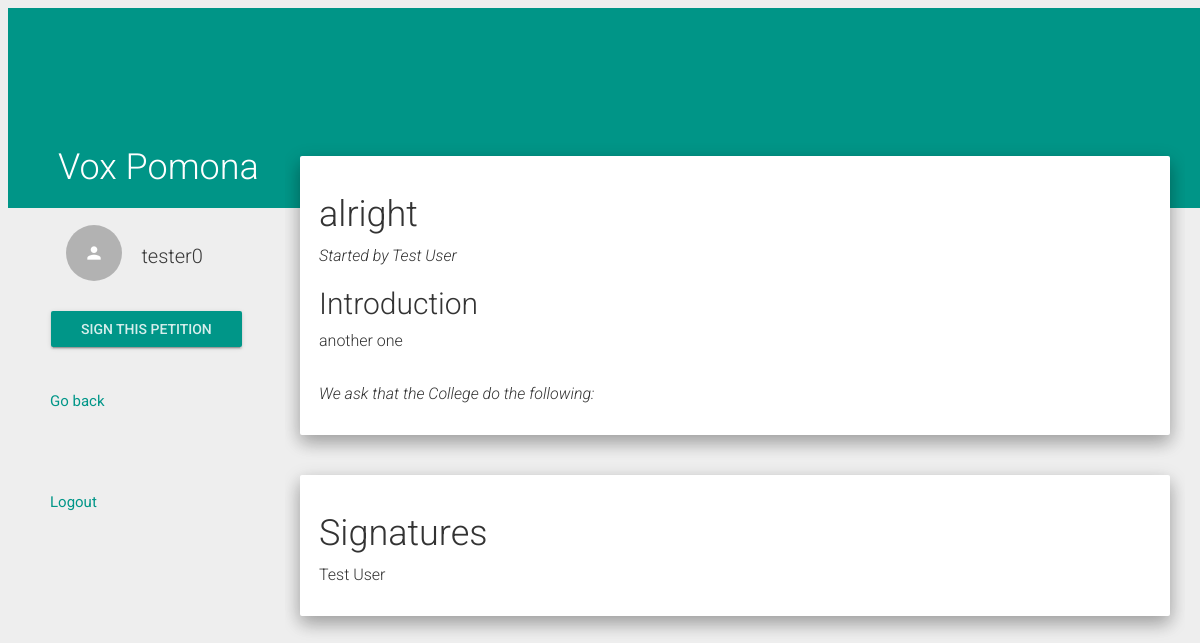
Page /view_petition/4/ (signed in) on the committed database.
### VoxPomona/models.py (models this page shows, shortened)
class UserInfo(models.Model):
    email = models.EmailField(max_length = 100, unique = True)
    name = models.CharField(max_length = 100)
    USER_TYPE = (('STU','Student'), ('STA','Staff'),('FAC','Faculty'))
    user_type = models.CharField(max_length = 3, choices = USER_TYPE, default = 'STU')
    user = models.OneToOneField(settings.AUTH_USER_MODEL, related_name = "UserInfo", on_delete = models.CASCADE)
    def __str__(self):
        return (self.email)

class Petition(models.Model):
    userID = models.ForeignKey(UserInfo, to_field = 'email', on_delete = models.CASCADE)
    petitionID = models.AutoField(primary_key = True)
    ACADEMICS = 'AC'
    ADMINISTRATIVE_ACTION = 'AA'
    CAMPUS_FACILITIES = 'CF'
    COLLEGE_POLICY = 'CP'
    DINING_HALLS = 'DH'
    EXTRACURRICULAR_ACTIVITIES = 'EA'
    RESIDENCE_HALLS = 'RH'
    OTHER = 'OT'
    PETITION_CATEGORY_CHOICES = (
        (ACADEMICS,'Academics'),
        (ADMINISTRATIVE_ACTION, 'Administrative Action'),
        (CAMPUS_FACILITIES, 'CF'),
        (COLLEGE_POLICY, 'CP'),
        (DINING_HALLS, 'Dining Halls'),
        (EXTRACURRICULAR_ACTIVITIES, 'Extracurricular Activities'),
        (RESIDENCE_HALLS, 'Residence Halls'),
        (OTHER,'Other'),
        )
    category = models.CharField(
        max_length = 2,
        choices = PETITION_CATEGORY_CHOICES,
        default = ACADEMICS,
        )
    open_time = models.DateField()
    close_time = models.DateField()
    threshold = 10
    title = models.CharField(max_length = 50, default = "New Petition")
    summary = models.CharField(max_length = 1000, default = "A Petition")
    PERM_CHOICES = (('1','view'),('2','view, sign'),('3','view, sign, comment'),
        ('4','view, sign, comment, propose changes'),
        ('5','view, sign, comment, propose changes, modify'))
    stu_permission = models.CharField(max_length = 1, choices = PERM_CHOICES, default = 3)
    staff_permission = models.CharField(max_length = 1, choices = PERM_CHOICES, default = 3)
    faculty_permission = models.CharField(max_length = 1, choices = PERM_CHOICES, default = 3)
    finalized = models.BooleanField()
    def get_creator_name(self):
        creator = self.userID
        user = UserInfo.objects.get(email=creator)
        return user.name
    def get_signatures(self):
        return Sign.objects.filter(petitionID=self.petitionID)

class Sign(models.Model):
    userID = models.ForeignKey(UserInfo, to_field = 'email', on_delete=models.CASCADE)
    petitionID = models.ForeignKey(Petition) #on-delete???
    time = models.DateTimeField()
    def get_name(self):
        return UserInfo.objects.get(email=self.userID).name
    class Meta:
        unique_together = ("userID","petitionID")

### VoxPomona/views.py (the view, shortened to what this page needs)
# urls.py: url(r'^view_petition/([0-9]+)/$', views.view_petition_view, name='view_petition'),
@login_required
def view_petition_view(request,pid):
    user_info = request.user.UserInfo
    this_petition = Petition.objects.get(petitionID=pid)
    pet_clauses = Clause.objects.filter(petitionID=this_petition.petitionID).order_by('index')
    user_type = request.user.UserInfo.user_type
    if user_type == 'STU':
        user_perm = this_petition.stu_permission
    elif user_type =='FAC':
        user_perm = this_petition.faculty_permission
    else:
        user_perm = this_petition.staff_permission
    sign_status = Sign.objects.filter(userID=user_info, petitionID=this_petition).exists()
    is_owner = this_petition.userID == user_info
    if (request.GET.get('delete_btn')):
        this_petition.delete()
        return redirect('/home')
    petDict = {
       'petition' : this_petition, \
       'clauses' : pet_clauses, \
       'user_perm' : int(user_perm), \
       'sign_status': sign_status, \
       'is_owner' : is_owner
    }
    return render(request,'view_petition.html',petDict)

### VoxPomona/templates/view_petition.html (shortened to what this page needs)
{% extends 'base.html' %}
{% load staticfiles %}
{% block content %}
<nav class="col-xs-3 menu">
  <div class="user_menu">
    <a href="/profile"><div class="list-group withripple">
      <div class="list-group-item">
        <div class="row-action-primary">
          <i class="material-icons">person</i>
        </div>
        <div class="row-content">
          <h4 class="list-group-item-heading ">{{ user.UserInfo.name }}</h4>
        </div>
      </div>
    </div></a>
    <div class="btn-group-vertical">
      {% if sign_status %}
        <form action="#" method="get">
          <input type="submit" class="btn btn-raised btn-primary" value="Revoke Signature" name="revoke_btn">
        </form>
      {% elif user_perm > 1 %}
        <form action="#" method="get">
          <input type="submit" class="btn btn-raised btn-primary" value="Sign This Petition" name="sign_btn">
        </form>
      {% endif %}
    </div>
  </div>
  <ul>
    <a href="/home"><li class="withripple" data-target="#about">Go back</li></a>
    <li></li>
    <a href="/logout/"><li class="withripple">Logout</li></a>
  </ul>
</nav>
<div class="pages col-xs-9">
	<div class ="well">
    <h1>{{ petition.title }}</h1>
    <p><em>Started by {{ petition.get_creator_name }}</em></p>
    <h2> Introduction </h2>
    <p>{{ petition.summary }}</p>
    <br />
    <p><em>We ask that the College do the following:</em></p>
  </div>
  <br />
  <div class ="well">
    <h1>Signatures</h1>
    {% for sig in petition.get_signatures %}
      <p>{{sig.get_name}}</p>
    {% endfor %}
  </div>
</div>
{% endblock %}

### VoxPomona/static/css/base.css (style rules this page uses)
* { box-sizing: border-box; }
.menu { overflow: auto; padding: 0; top: 225px; position: fixed; width: 22.5%; }
.menu, .menu * { -webkit-user-select: none; -moz-user-select: none; user-select: none; }
.menu ul { margin-left: 10px; padding: 0; }
.menu ul li { list-style: none; padding: 20px 0 20px 40px; font-size: 15px; font-weight: normal; cursor: pointer; }
.menu .user_menu { margin-left: 50px; }
.menu .user_menu input { width: 100%; }
.pages { position: absolute; top: 0; right: 15px; z-index: 4; padding: 15px; padding-top: 156px; overflow: auto; width: 75%; }
.pages > div { padding: 0 5px; padding-top: 128px; }

### rows in the picture
Petition: title "alright", get_creator_name "Test User", summary "another one"
Sign: get_name "Test User"

### other values in the picture
{{ user.UserInfo.name }} "tester0"
